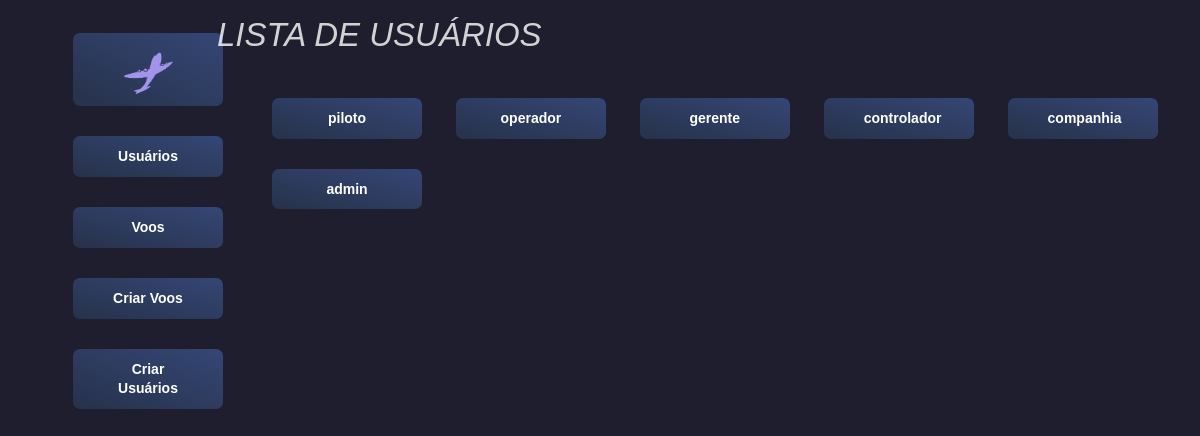
/flightmanagement/user/, run on an earlier commit of the app's database.
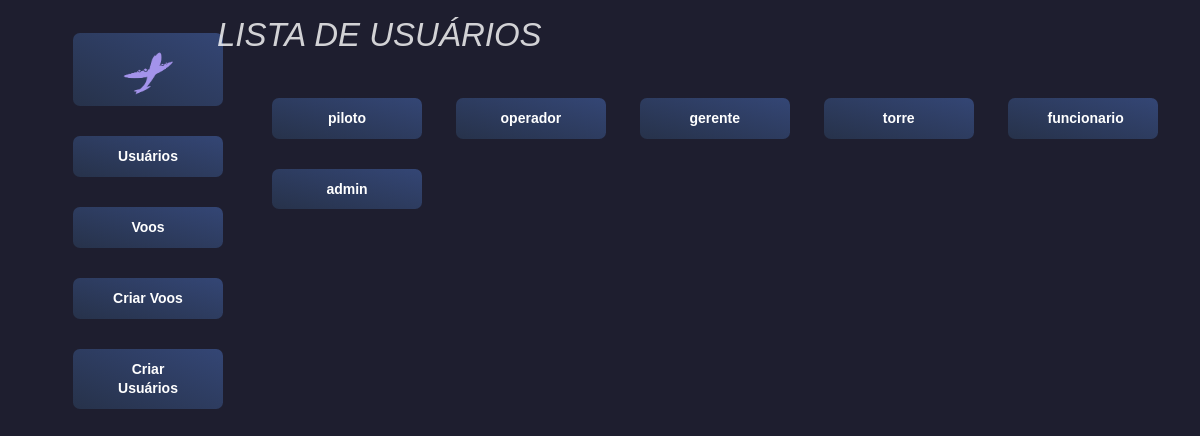
And on a later commit of the database.
### flight_management/models.py (models this page shows, shortened)
class User(models.Model):
    id = models.BigAutoField(primary_key=True)
    tx_name = models.CharField(max_length=42)
    nm_role = models.CharField(max_length=24, choices=Role.choices)
    tx_username = models.CharField(max_length=42)
    tx_hash_key = models.CharField(max_length=64)
    class Meta:
        db_table = 'user'

### flight_management/views.py (the view)
# urls.py: path('user/', views.UserListView.as_view(), name='user'),
class UserListView(generic.ListView):
    model = User
    paginate_by = 10

### flight_management/template/flight_management/user_list.html
{% extends "base_generic.html" %}
{% block content %}
<h1><i>LISTA DE USUÁRIOS</i></h1>
{% if user_list %}
  <ul>
  {% for user in user_list %}
      <a class="btn btn-secondary" href="{% url 'user-detail' user.id %}">
       {{ user.tx_name }}
      </a>
  {% endfor %}
 </ul>
{% else %}
  <p>Sem usuários disponíveis.</p>
{% endif %}
{% endblock %}

What changed in the data, as far as the page shows it:
changed User: tx_name "controlador" → "torre"
changed User: tx_name "companhia" → "funcionario"
